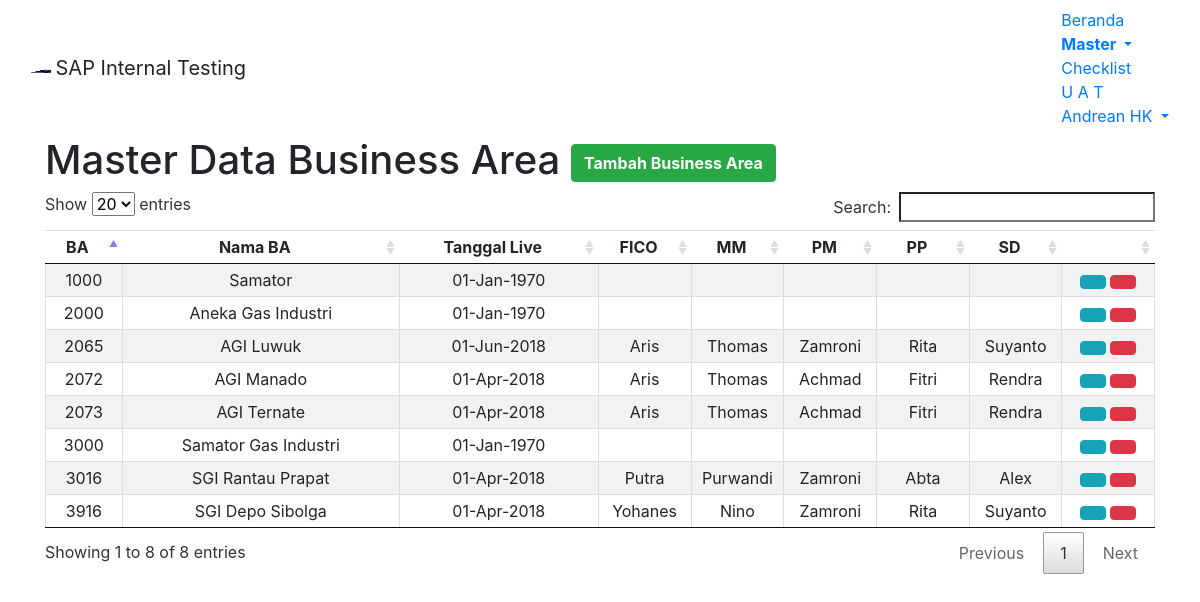
The app's page /module/home/m-ba.php (signed in) with its own data.
### tables this page shows
CREATE TABLE `m_ba` (
  `id` int(11) NOT NULL,
  `idba` int(4) NOT NULL,
  `nameba` varchar(255) NOT NULL,
  `date_live` varchar(255) DEFAULT NULL,
  `p_fico` varchar(255) DEFAULT NULL,
  `p_mm` varchar(255) DEFAULT NULL,
  `p_pm` varchar(255) DEFAULT NULL,
  `p_pp` varchar(255) DEFAULT NULL,
  `p_sd` varchar(255) DEFAULT NULL,
  `chg_by` varchar(255) DEFAULT NULL,
  `chg_date` datetime DEFAULT NULL
);

### module/home/m-ba.php (the view, shortened to what this page needs)
<!DOCTYPE html>
<?php
	$root = "../../";
?>
 <html lang="en-US">
<head>
<link href="<?php echo $root; ?>assets/css/bootstrap.min.css" rel="stylesheet">
<link href="<?php echo $root; ?>assets/datatables/media/css/jquery.dataTables.min.css" rel="stylesheet">
<link href="<?php echo $root; ?>assets/bs-select/css/bootstrap-select.min.css" rel="stylesheet">
<body>
	<nav class="navbar navbar-default">
	  <div class="container-fluid">
		<div class="navbar-header">
		  <img alt="Samator" class="navbar-text" src="<?php echo $root; ?>assets/images/s-logo.png" width="20" height="20">
		  <a class="navbar-brand">SAP Internal Testing</a>
		</div>
		<ul class="nav navbar-nav navbar-right">
			<li><a href="<?php echo $root; ?>module/home/home.php">Beranda</a></li>
			<li class="dropdown active">
				<a class="dropdown-toggle" data-toggle="dropdown" href="#"><b>Master
				<span class="caret"></span></b></a>
			</li>
			<li><a href="<?php echo $root; ?>module/home/checklist.php">Checklist</a></li>
			<li><a href="<?php echo $root; ?>module/home/uat.php">U A T</a></li>
			<li class="dropdown">
				<a class="dropdown-toggle" data-toggle="dropdown" href="#"><span class="glyphicon glyphicon-user" aria-hidden="true"></span>
				<?php echo $_SESSION["longname"]; ?>
				<span class="caret"></span></a>
			</li>
		</ul>
	  </div>
	</nav>
	<div class="container container-fluid">
		<h1>Master Data Business Area
			<?php
				if ($_SESSION['modul']=="ABAP" || $_SESSION['modul']=="BASIS")
				{
			?>
			<button type="button" class="btn btn-success pull-right" data-toggle="modal" data-target="#modaladdba"><span class="glyphicon glyphicon-plus"></span> <b>Tambah Business Area</b></button>
			<?php
				}
				else
				{
				}
			?>
		</h1>
	</div>
	<div class="container container-fluid">
		<table id="tableBA" class="table table-hover text-center table-striped compact cell-border">
			<thead>
				<tr>
					<td><b>BA</b></td>
					<td><b>Nama BA</b></td>
					<td><b>Tanggal Live</b></td>
					<td class="col-md-1 col-lg-1"><b>FICO</b></td>
					<td class="col-md-1 col-lg-1"><b>MM</b></td>
					<td class="col-md-1 col-lg-1"><b>PM</b></td>
					<td class="col-md-1 col-lg-1"><b>PP</b></td>
					<td class="col-md-1 col-lg-1"><b>SD</b></td>
					<?php if ($_SESSION['modul']=="ABAP" || $_SESSION['modul']=="BASIS") { ?>
					<td class="col-md-1"></td>
					<?php } else {} ?>
				</tr>
			</thead>
			<tbody data-link="row">
			<?php
				$con = mysqli_connect("localhost","root","","saptest");
				$query = "SELECT * FROM m_ba";
				$result = mysqli_query($con,$query);
				while($row = mysqli_fetch_array($result,MYSQLI_ASSOC))
				{
					echo "<tr>";
						echo "<td style:'border=1px solid black'>".$row['idba']."</td>";
						echo "<td style:'border=1px solid black'>".$row['nameba']."</td>";
						$origDate = $row['date_live'];
						$newDate = date("d-M-Y", strtotime($origDate));
						echo "<td style:'border=1px solid black'>".$newDate."</td>";
						echo "<td style:'border=1px solid black'>".$row['p_fico']."</td>";
						echo "<td style:'border=1px solid black'>".$row['p_mm']."</td>";
						echo "<td style:'border=1px solid black'>".$row['p_pm']."</td>";
						echo "<td style:'border=1px solid black'>".$row['p_pp']."</td>";
						echo "<td style:'border=1px solid black'>".$row['p_sd']."</td>";
					if ($_SESSION['modul']=="ABAP" || $_SESSION['modul']=="BASIS")
						{
			?>
							<td><a type='button' class='btn btn-info btn-xs' data-toggle='modal' href="#modalEditBA<?php echo $row['id']; ?>"><span class='glyphicon glyphicon-pencil'></span></a>
							<a type='button' class='btn btn-danger btn-xs' data-toggle='modal' href="#modalDelBA<?php echo $row['idba']; ?>"><span class='glyphicon glyphicon-trash'></span></a></td>
			<?php
						}
						else
						{
						}
					echo "</tr>";
				}
			?>
			</tbody>
		</table>
	</div>
</body>

### records on screen
m_ba: idba "1000", nameba "Samator", date_live "01-Jan-1970"
m_ba: idba "2000", nameba "Aneka Gas Industri", newDate "01-Jan-1970"
m_ba: idba "2065", nameba "AGI Luwuk", date_live "01-Jun-2018", p_fico "Aris", p_mm "Thomas", p_pm "Zamroni", p_pp "Rita", p_sd "Suyanto"
m_ba: idba "3000", nameba "Samator Gas Industri", date_live "01-Jan-1970"
m_ba: idba "3916", nameba "SGI Depo Sibolga", date_live "01-Apr-2018", p_fico "Yohanes", p_mm "Nino", p_pm "Zamroni", p_pp "Rita", p_sd "Suyanto"
m_ba: idba "3016", nameba "SGI Rantau Prapat", date_live "01-Apr-2018", p_fico "Putra", p_mm "Purwandi", p_pm "Zamroni", p_pp "Abta", p_sd "Alex"
m_ba: idba "2072", nameba "AGI Manado", date_live "01-Apr-2018", p_fico "Aris", p_mm "Thomas", p_pm "Achmad", p_pp "Fitri", p_sd "Rendra"
m_ba: idba "2073", nameba "AGI Ternate", date_live "01-Apr-2018", p_fico "Aris", p_mm "Thomas", p_pm "Achmad", p_pp "Fitri", p_sd "Rendra"

### other values on screen
$_SESSION["longname"] "Andrean HK"
